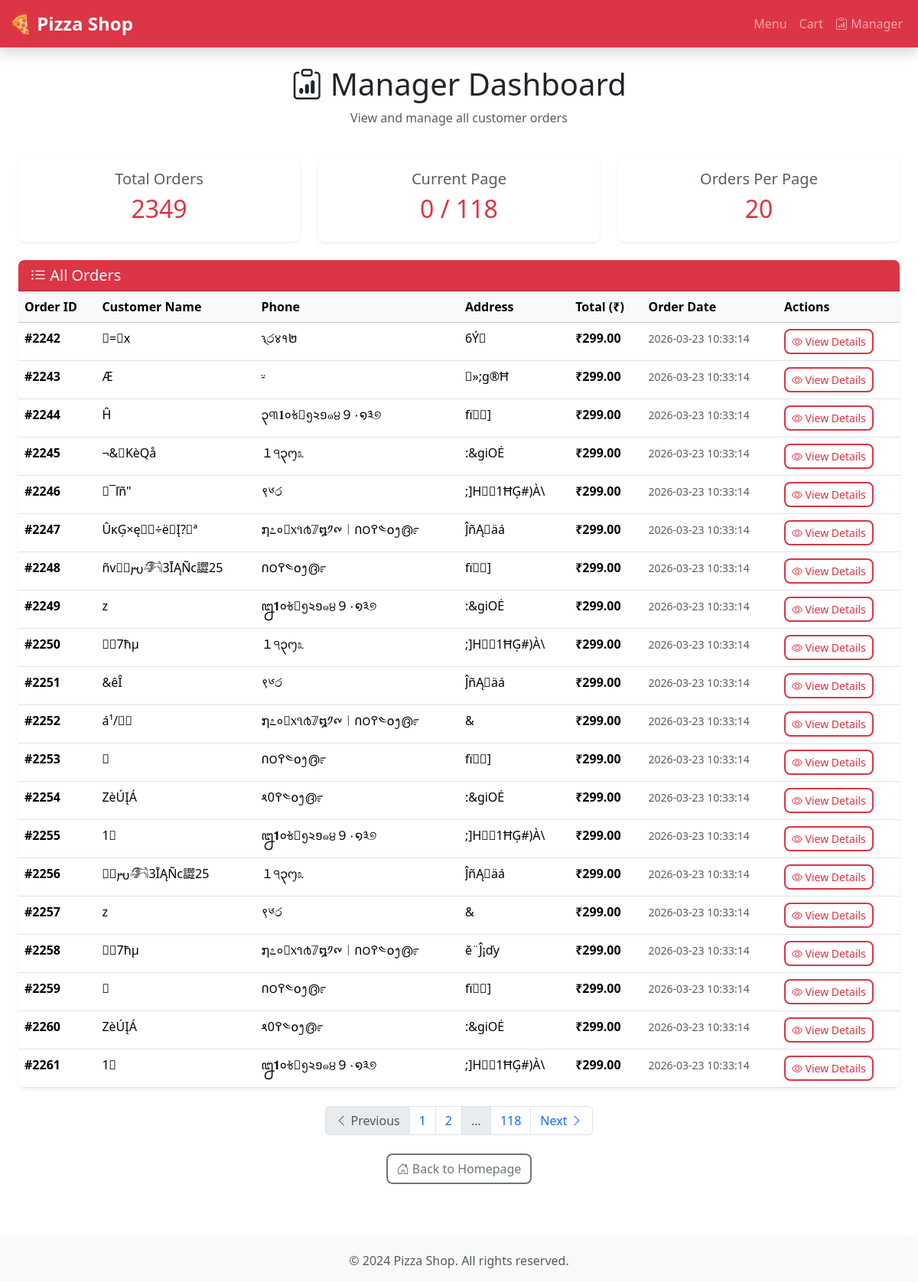
Page /manager/orders?page=0&per_page=20 on the committed database.
### tables this page shows
CREATE TABLE orders (
                id INTEGER PRIMARY KEY AUTOINCREMENT,
                customer_name TEXT NOT NULL,
                phone TEXT NOT NULL,
                address TEXT NOT NULL,
                total_price REAL NOT NULL,
                order_date TIMESTAMP DEFAULT CURRENT_TIMESTAMP
            );

### app.py (the view)
@app.route('/manager/orders')
def manager_orders():
    try:
        page = request.args.get('page', 1, type=int)
        per_page = request.args.get('per_page', 20, type=int)
        offset = (page - 1) * per_page
        all_orders = OrderProcessor.get_all_orders(limit=per_page, offset=offset)
        total_orders = OrderProcessor.get_order_count()
        total_pages = (total_orders + per_page - 1) // per_page
        has_prev = page > 1
        has_next = page < total_pages
        return render_template(
            'manager/orders.html',
            orders=all_orders,
            page=page,
            per_page=per_page,
            total_orders=total_orders,
            total_pages=total_pages,
            has_prev=has_prev,
            has_next=has_next
        )
    except Exception as e:
        logger.error(f"Error loading manager orders page: {str(e)}")
        return render_template('500.html'), 500

### app.py (called while the page is built)
def get_db_connection():
    try:
        conn = sqlite3.connect(DATABASE)
        conn.row_factory = sqlite3.Row
        return conn
    except sqlite3.Error as e:
        logger.error(f"Database connection error: {str(e)}")
        raise Exception(f"Failed to connect to database: {str(e)}")

    @staticmethod
    def get_order_count():
        conn = None
        try:
            conn = get_db_connection()
            cursor = conn.cursor()
            cursor.execute('SELECT COUNT(*) as count FROM orders')
            result = cursor.fetchone()
            conn.close()
            return result['count'] if result else 0
        except Exception as e:
            logger.error(f"Failed to get order count: {str(e)}")
            if conn:
                conn.close()
            return 0

### templates/manager/orders.html (shortened to what this page needs)
{% extends "base.html" %}  {% block content %}
<div class="container">
  <div class="row mb-4">
    <div class="col">
      <h1 class="text-center">
        <i class="bi bi-clipboard-data"></i> Manager Dashboard
      </h1>
      <p class="text-center text-muted">View and manage all customer orders</p>
    </div>
  </div>
  <div class="row mb-4">
    <div class="col-md-4">
      <div class="card text-center shadow-sm">
        <div class="card-body">
          <h5 class="card-title text-muted">Total Orders</h5>
          <h2 class="text-danger">{{ total_orders }}</h2>
        </div>
      </div>
    </div>
    <div class="col-md-4">
      <div class="card text-center shadow-sm">
        <div class="card-body">
          <h5 class="card-title text-muted">Current Page</h5>
          <h2 class="text-danger">{{ page }} / {{ total_pages }}</h2>
        </div>
      </div>
    </div>
    <div class="col-md-4">
      <div class="card text-center shadow-sm">
        <div class="card-body">
          <h5 class="card-title text-muted">Orders Per Page</h5>
          <h2 class="text-danger">{{ per_page }}</h2>
        </div>
      </div>
    </div>
  </div>
  {% if orders and orders|length > 0 %}
  <div class="card shadow-sm">
    <div class="card-header bg-danger text-white">
      <h5 class="mb-0"><i class="bi bi-list-ul"></i> All Orders</h5>
    </div>
    <div class="card-body p-0">
      <div class="table-responsive">
        <table class="table table-hover mb-0">
          <thead class="table-light">
            <tr>
              <th scope="col">Order ID</th>
              <th scope="col">Customer Name</th>
              <th scope="col">Phone</th>
              <th scope="col">Address</th>
              <th scope="col">Total (₹)</th>
              <th scope="col">Order Date</th>
              <th scope="col">Actions</th>
            </tr>
          </thead>
          <tbody>
            {% for order in orders %}
            <tr>
              <td><strong>#{{ order.id }}</strong></td>
              <td>{{ order.customer_name }}</td>
              <td>{{ order.phone }}</td>
              <td>
                <span
                  class="text-truncate d-inline-block"
                  style="max-width: 200px"
                  title="{{ order.address }}"
                >
                  {{ order.address }}
                </span>
              </td>
              <td><strong>₹{{ "%.2f"|format(order.total_price) }}</strong></td>
              <td>
                <small class="text-muted">{{ order.order_date }}</small>
              </td>
              <td>
                <a
                  href="/manager/orders/{{ order.id }}"
                  class="btn btn-sm btn-outline-danger"
                >
                  <i class="bi bi-eye"></i> View Details
                </a>
              </td>
            </tr>
            {% endfor %}
          </tbody>
        </table>
      </div>
    </div>
  </div>
  {% if total_pages > 1 %}
  <nav aria-label="Orders pagination" class="mt-4">
    <ul class="pagination justify-content-center">
      <li class="page-item {% if not has_prev %}disabled{% endif %}">
        <a
          class="page-link"
          href="?page={{ page - 1 }}&per_page={{ per_page }}"
          {%
          if
          not
          has_prev
          %}tabindex="-1"
          aria-disabled="true"
          {%
          endif
          %}
        >
          <i class="bi bi-chevron-left"></i> Previous
        </a>
      </li>
      {% for p in range(1, total_pages + 1) %} {% if p == page %}
      <li class="page-item active" aria-current="page">
        <span class="page-link">{{ p }}</span>
      </li>
      {% elif p == 1 or p == total_pages or (p >= page - 2 and p <= page + 2) %}
      <li class="page-item">
        <a class="page-link" href="?page={{ p }}&per_page={{ per_page }}"
          >{{ p }}</a
        >
      </li>
      {% elif p == page - 3 or p == page + 3 %}
      <li class="page-item disabled">
        <span class="page-link">...</span>
      </li>
      {% endif %} {% endfor %}
      <li class="page-item {% if not has_next %}disabled{% endif %}">
        <a
          class="page-link"
          href="?page={{ page + 1 }}&per_page={{ per_page }}"
        >
          Next <i class="bi bi-chevron-right"></i>
        </a>
      </li>
    </ul>
  </nav>
  {% endif %} {% endif %}
  <div class="text-center mt-4">
    <a href="/" class="btn btn-outline-secondary">
      <i class="bi bi-house-door"></i> Back to Homepage
    </a>
  </div>
</div>
<link
  rel="stylesheet"
  href="https://cdn.jsdelivr.net/npm/bootstrap-icons@1.11.1/font/bootstrap-icons.css"
/>
{% endblock %}

### static/css/style.css (style rules this page uses)
:root { --primary-red: #dc3545; --primary-red-hover: #bb2d3b; --primary-red-dark: #a02834; --light-gray: #f8f9fa; --border-radius: 0.5rem; --transition-speed: 0.3s; --shadow-sm: 0 0.125rem 0.25rem rgba(0, 0, 0, 0.075); --shadow-md: 0 0.5rem 1rem rgba(0, 0, 0, 0.15); --shadow-hover: 0 0.75rem 1.5rem rgba(0, 0, 0, 0.2); }
body { min-height: 100vh; display: flex; flex-direction: column; }
.btn { border-radius: var(--border-radius); font-weight: 500; transition: all var(--transition-speed) ease; border: none; }
.btn-outline-danger { border: 2px solid var(--primary-red); color: var(--primary-red); }
.btn-outline-secondary { border: 2px solid #6c757d; transition: all var(--transition-speed) ease; }
.card { border-radius: var(--border-radius); border: none; transition: all var(--transition-speed) ease; }
.card.shadow-sm { box-shadow: var(--shadow-sm); }
.card-header { border-radius: var(--border-radius) var(--border-radius) 0 0 !important; font-weight: 600; }
.table { border-radius: var(--border-radius); overflow: hidden; }
.table-hover tbody tr { transition: all var(--transition-speed) ease; }
@media (min-width: 769px) { .container { max-width: 1200px; } }

### rows in the picture
orders: id "2242", customer_name "򢭃=񆾨x", phone "𑱓෮४१២", address "6Ý򡹒", total_price "299.00", order_date "2026-03-23 10:33:14"
orders: id "2243", customer_name "Æ", phone "⸚", address "󥫉»;g®Ħ", total_price "299.00", order_date "2026-03-23 10:33:14"
orders: id "2244", customer_name "Ĥ", phone "၃୩𝟏𑋰𞋹𑯶᪅𑓒១๑੪９٠໑༣୭", address "fï󕋃񙣋]", total_price "299.00", order_date "2026-03-23 10:33:14"
orders: id "2245", customer_name "¬&򹏄KèQå", phone "１੧၃᧕೩", address ":&giOĖ", total_price "299.00", order_date "2026-03-23 10:33:14"
orders: id "2246", customer_name "󱸴¯ľñ\"", phone "९༦෮", address ";]­H󭕒񺤲1ĦĢ#)À\\", total_price "299.00", order_date "2026-03-23 10:33:14"
orders: id "2247", customer_name "ÛĸĢ×ę𼜏𳗯÷ë𭯣Į?񳓇ª", phone "໗೭०𑥘᥊૧൪𝟟໘༡᪑︱𑵓౦߉༤໐᪂൫೯", address "ĴñĄ󿶔äá", total_price "299.00", order_date "2026-03-23 10:33:14"
orders: id "2248", customer_name "ñv𚽈𾡁𐬫𔙃3ĪĄÑc譅25", phone "𑵓౦߉༤໐᪂൫೯", address "fï󕋃񙣋]", total_price "299.00", order_date "2026-03-23 10:33:14"
orders: id "2249", customer_name "z", phone "꧒𝟏𑋰𞋹𑯶᪅𑓒១๑੪９٠໑༣୭", address ":&giOĖ", total_price "299.00", order_date "2026-03-23 10:33:14"
orders: id "2250", customer_name "𩕁񔥆7ħµ", phone "１੧၃᧕೩", address ";]­H󭕒񺤲1ĦĢ#)À\\", total_price "299.00", order_date "2026-03-23 10:33:14"
orders: id "2251", customer_name "&êÎ", phone "९༦෮", address "ĴñĄ󿶔äá", total_price "299.00", order_date "2026-03-23 10:33:14"
orders: id "2252", customer_name "á¹/𰭄𮑂", phone "໗೭०𑥘᥊૧൪𝟟໘༡᪑︱𑵓౦߉༤໐᪂൫೯", address "&", total_price "299.00", order_date "2026-03-23 10:33:14"
orders: id "2253", customer_name "𕝃", phone "𑵓౦߉༤໐᪂൫೯", address "fï󕋃񙣋]", total_price "299.00", order_date "2026-03-23 10:33:14"
orders: id "2254", customer_name "ZèÚĮÁ", phone "𑛆0߉༤໐᪂൫೯", address ":&giOĖ", total_price "299.00", order_date "2026-03-23 10:33:14"
orders: id "2255", customer_name "1𻥄", phone "꧒𝟏𑋰𞋹𑯶᪅𑓒១๑੪９٠໑༣୭", address ";]­H󭕒񺤲1ĦĢ#)À\\", total_price "299.00", order_date "2026-03-23 10:33:14"
orders: id "2256", customer_name "𚽈𾡁𐬫𔙃3ĪĄÑc譅25", phone "１੧၃᧕೩", address "ĴñĄ󿶔äá", total_price "299.00", order_date "2026-03-23 10:33:14"
orders: id "2257", customer_name "z", phone "९༦෮", address "&", total_price "299.00", order_date "2026-03-23 10:33:14"
orders: id "2258", customer_name "𩕁񔥆7ħµ", phone "໗೭०𑥘᥊૧൪𝟟໘༡᪑︱𑵓౦߉༤໐᪂൫೯", address "ĕ¨Ĵ¡ďy", total_price "299.00", order_date "2026-03-23 10:33:14"
orders: id "2259", customer_name "𕝃", phone "𑵓౦߉༤໐᪂൫೯", address "fï󕋃񙣋]", total_price "299.00", order_date "2026-03-23 10:33:14"
orders: id "2260", customer_name "ZèÚĮÁ", phone "𑛆0߉༤໐᪂൫೯", address ":&giOĖ", total_price "299.00", order_date "2026-03-23 10:33:14"
orders: id "2261", customer_name "1𻥄", phone "꧒𝟏𑋰𞋹𑯶᪅𑓒១๑੪９٠໑༣୭", address ";]­H󭕒񺤲1ĦĢ#)À\\", total_price "299.00", order_date "2026-03-23 10:33:14"

### other values in the picture
{{ total_orders }} "2349"
{{ page }} "0"
{{ total_pages }} "118"
{{ per_page }} "20"
{{ p }} "1" "2" "118"
